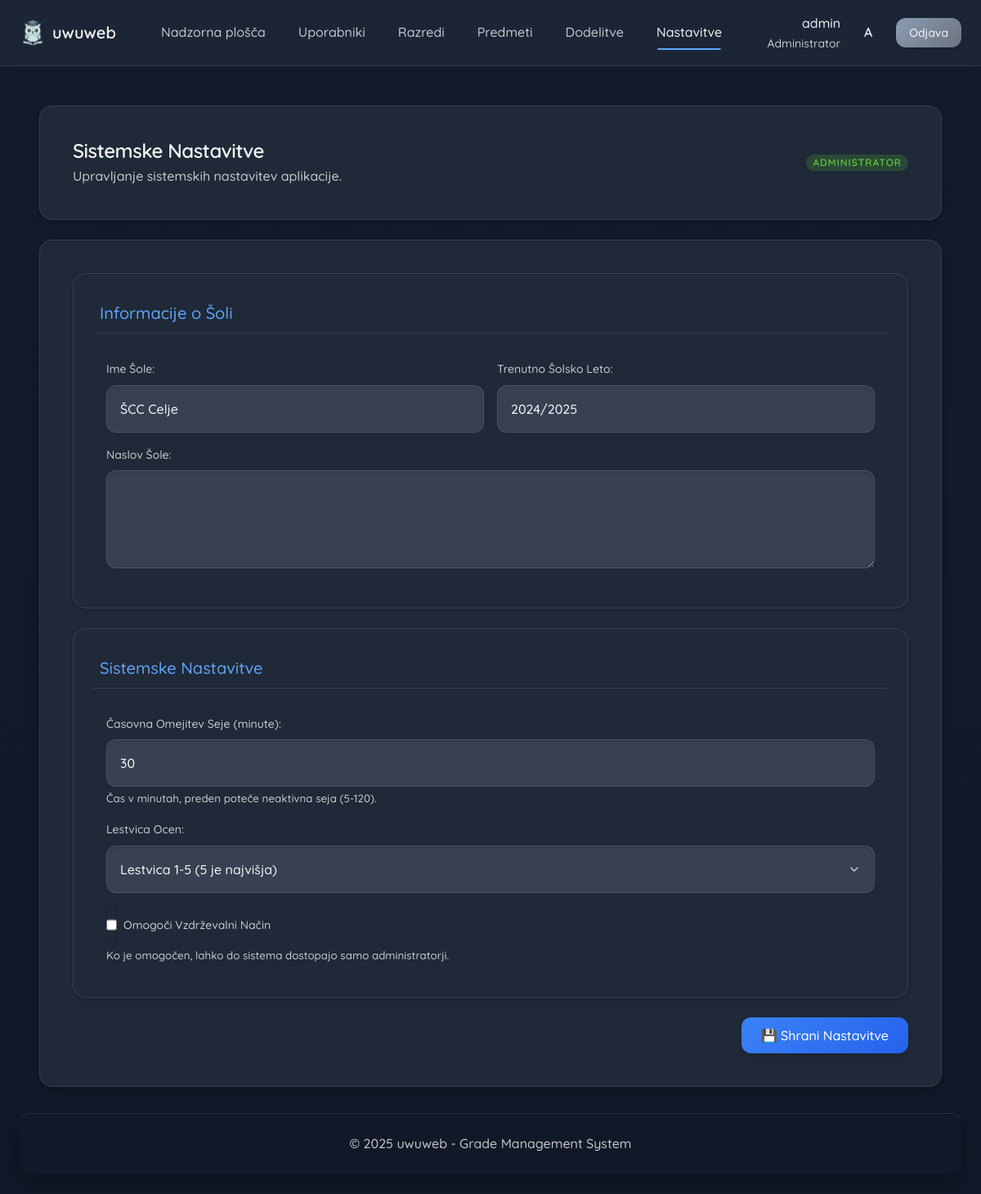
The page /admin/system_settings.php (signed in) on the database its author committed.
### tables this page shows
CREATE TABLE system_settings
(
    id               INT AUTO_INCREMENT PRIMARY KEY,
    school_name      VARCHAR(100) NOT NULL DEFAULT 'ŠCC Celje',
    current_year     VARCHAR(20)  NOT NULL DEFAULT '2024/2025',
    school_address   TEXT,
    session_timeout  INT          NOT NULL DEFAULT 30,
    grade_scale      VARCHAR(20)  NOT NULL DEFAULT '1-5',
    maintenance_mode BOOLEAN      NOT NULL DEFAULT FALSE,
    created_at       TIMESTAMP             DEFAULT CURRENT_TIMESTAMP,
    updated_at       TIMESTAMP             DEFAULT CURRENT_TIMESTAMP ON UPDATE CURRENT_TIMESTAMP
);

### admin/admin_functions.php (called while the page is built, shortened)
<?php
function getSystemSettings(): array
{
    try {
        $pdo = safeGetDBConnection('getSystemSettings');
        $stmt = $pdo->query("SELECT * FROM system_settings LIMIT 1");
        if ($stmt->rowCount() > 0) return $stmt->fetch(PDO::FETCH_ASSOC);
        return [
            'school_name' => 'ŠCC Celje',
            'current_year' => '2024/2025',
            'school_address' => '',
            'session_timeout' => 30,
            'grade_scale' => '1-5',
            'maintenance_mode' => false
        ];
    } catch (PDOException $e) {
        logDBError("Napaka pri pridobivanju sistemskih nastavitev: " . $e->getMessage());
        return [
            'school_name' => 'ŠCC Celje',
            'current_year' => '2024/2025',
            'school_address' => '',
            'session_timeout' => 30,
            'grade_scale' => '1-5',
            'maintenance_mode' => false
        ];
    }
}

### admin/system_settings.php (the view, shortened to what this page needs)
<?php
require_once 'admin_functions.php';
require_once '../includes/header.php';
$settings = [
    'school_name' => 'High School Example',
    'current_year' => '2024/2025',
    'school_address' => '',
    'session_timeout' => 30,
    'grade_scale' => '1-5',
    'maintenance_mode' => false
];
if (function_exists('getSystemSettings')) $settings = getSystemSettings();
?>
<div class="container mt-lg">
    <div class="card shadow mb-lg page-transition">
        <div class="card__content p-md d-flex justify-between items-center">
            <div>
                <h1 class="text-xl font-bold mt-0 mb-xs">Sistemske Nastavitve</h1>
                <p class="text-secondary mt-0 mb-0">Upravljanje sistemskih nastavitev aplikacije.</p>
            </div>
            <div class="role-badge role-admin">Administrator</div>
        </div>
    </div>
    <div class="card shadow rounded-lg mb-xl">
        <div class="card__content p-md">
            <form id="systemSettingsForm" method="POST" action="/uwuweb/admin/system_settings.php">
                <div class="card mb-lg rounded-lg shadow-sm">
                    <div class="card__title p-sm font-medium"
                         style="border-bottom: 1px solid var(--border-color-light);">Informacije o Šoli
                    </div>
                    <div class="card__content p-md">
                        <div class="row">
                            <div class="col col-md-6">
                                <div class="form-group mb-md">
                                    <label class="form-label" for="school_name">Ime Šole:</label>
                                    <input type="text" id="school_name" name="school_name" class="form-input"
                                           value="<?= htmlspecialchars($settings['school_name'] ?? 'High School Example') ?>">
                                </div>
                            </div>
                            <div class="col col-md-6">
                                <div class="form-group mb-md">
                                    <label class="form-label" for="current_year">Trenutno Šolsko Leto:</label>
                                    <input type="text" id="current_year" name="current_year" class="form-input"
                                           placeholder="LLLL/LLLL"
                                           value="<?= htmlspecialchars($settings['current_year'] ?? '2024/2025') ?>">
                                </div>
                            </div>
                        </div>
                        <div class="form-group mb-0">
                            <label class="form-label" for="school_address">Naslov Šole:</label>
                            <textarea id="school_address" name="school_address" class="form-input form-textarea"
                                      rows="2"><?= htmlspecialchars($settings['school_address'] ?? '') ?></textarea>
                        </div>
                    </div>
                </div>
                <div class="card mb-lg rounded-lg shadow-sm">
                    <div class="card__title p-sm font-medium"
                         style="border-bottom: 1px solid var(--border-color-light);">Sistemske Nastavitve
                    </div>
                    <div class="card__content p-md">
                        <div class="form-group mb-md">
                            <label class="form-label" for="session_timeout">Časovna Omejitev Seje (minute):</label>
                            <input type="number" id="session_timeout" name="session_timeout" class="form-input"
                                   value="<?= $settings['session_timeout'] ?? 30 ?>" min="5" max="120">
                            <small class="text-secondary d-block mt-xs">Čas v minutah, preden poteče neaktivna seja
                                (5-120).</small>
                        </div>
                        <div class="form-group mb-md">
                            <label class="form-label" for="grade_scale">Lestvica Ocen:</label>
                            <select id="grade_scale" name="grade_scale" class="form-input form-select">
                                <option value="1-5" <?= ($settings['grade_scale'] ?? '1-5') === '1-5' ? 'selected' : '' ?>>
                                    Lestvica 1-5 (5 je najvišja)
                                </option>
                            </select>
                        </div>
                        <div class="form-group mb-0">
                            <div class="d-flex items-center gap-sm">
                                <input type="checkbox" id="maintenance_mode" name="maintenance_mode" value="1"
                                       class="form-input"
                                       style="width: auto; height: auto;" <?= !empty($settings['maintenance_mode']) ? 'checked' : '' ?>>
                                <label for="maintenance_mode" class="form-label mb-0">Omogoči Vzdrževalni
                                    Način</label>
                            </div>
                            <small class="text-secondary d-block mt-xs">Ko je omogočen, lahko do sistema dostopajo
                                samo administratorji.</small>
                        </div>
                    </div>
                </div>
                <div class="d-flex justify-end mt-lg">
                    <button type="submit" class="btn btn-primary d-flex items-center gap-xs">
                        <span class="text-md">💾</span> Shrani Nastavitve
                    </button>
                </div>
            </form>
        </div>
    </div>
</div>
<?php
include '../includes/footer.php';
?>

### rows shown on the page
system_settings: school_name "ŠCC Celje", current_year "2024/2025", session_timeout "30", grade_scale "Lestvica 1-5 (5 je najvišja)"

### other values the page prints
$username "admin"
$roleName "Administrator"
mb_substr($username, 0, 1) "A"
